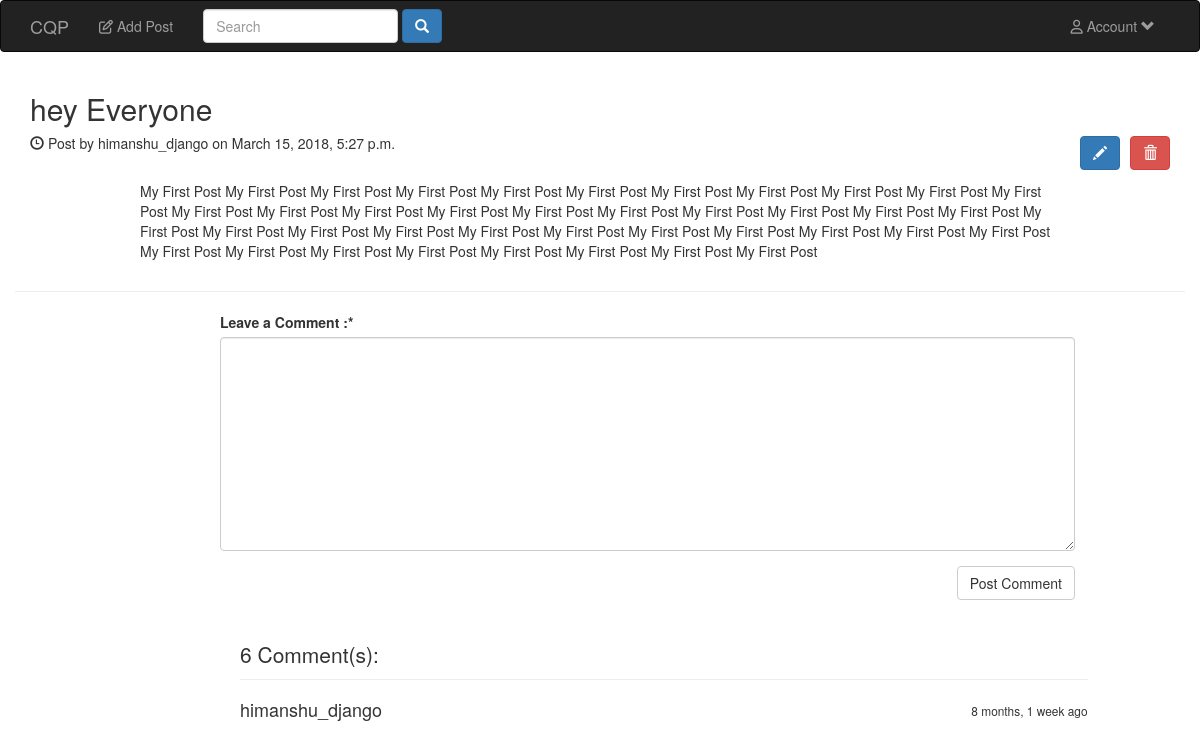
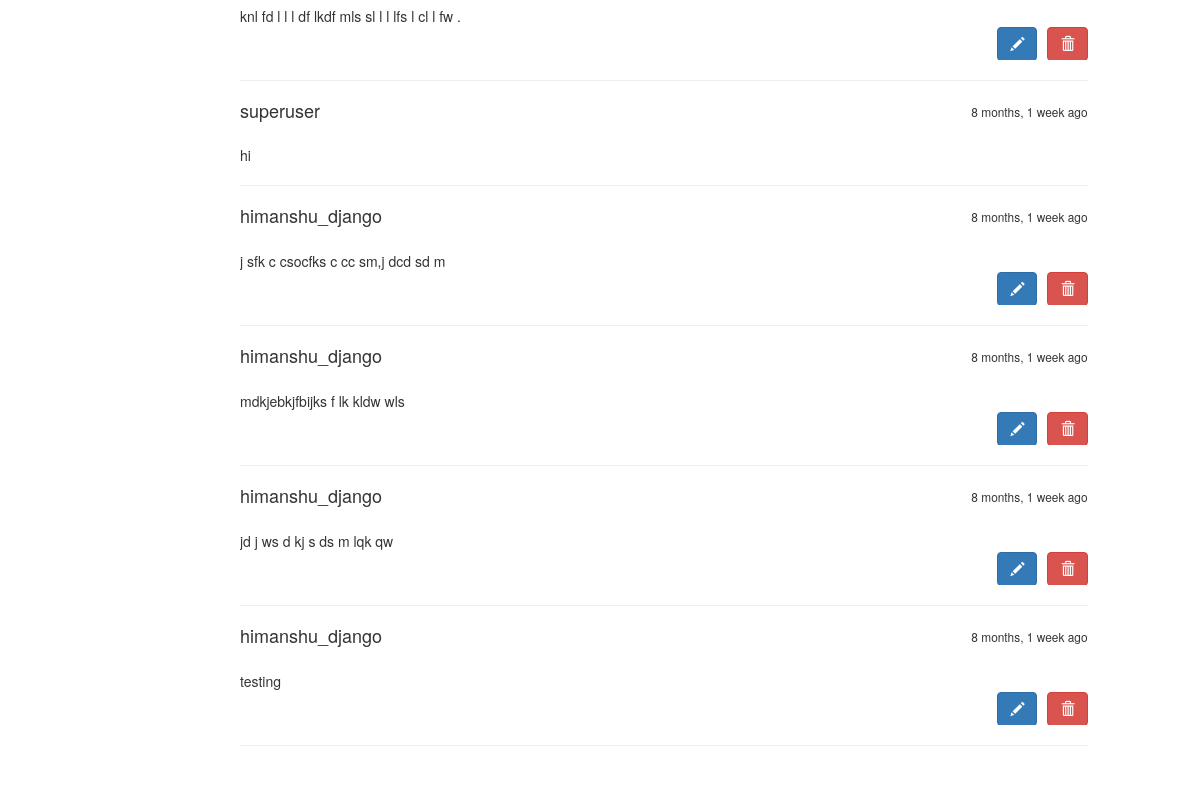
The page /post-detail/1/ (signed in) on the database as committed earlier (2 pictures, top to bottom).
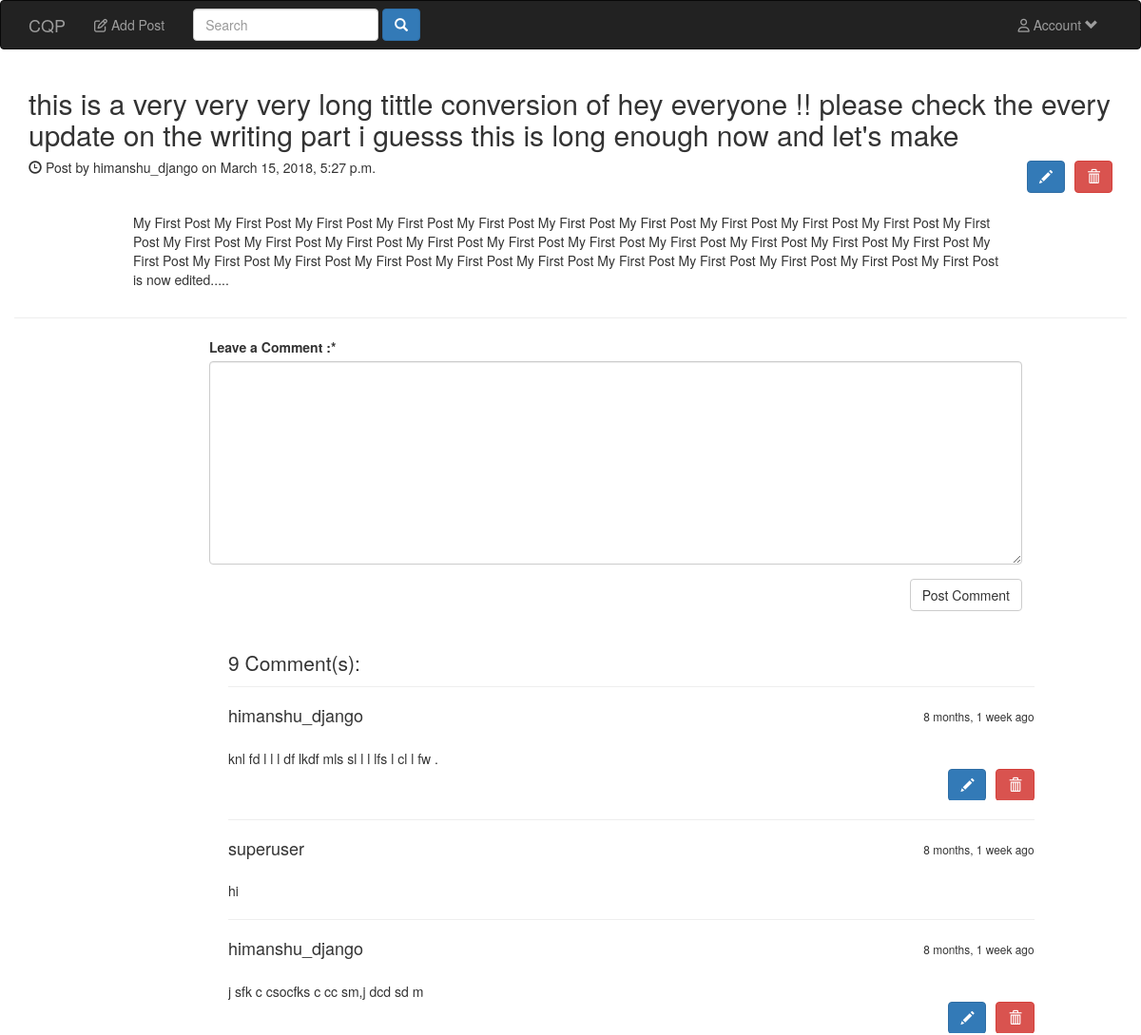
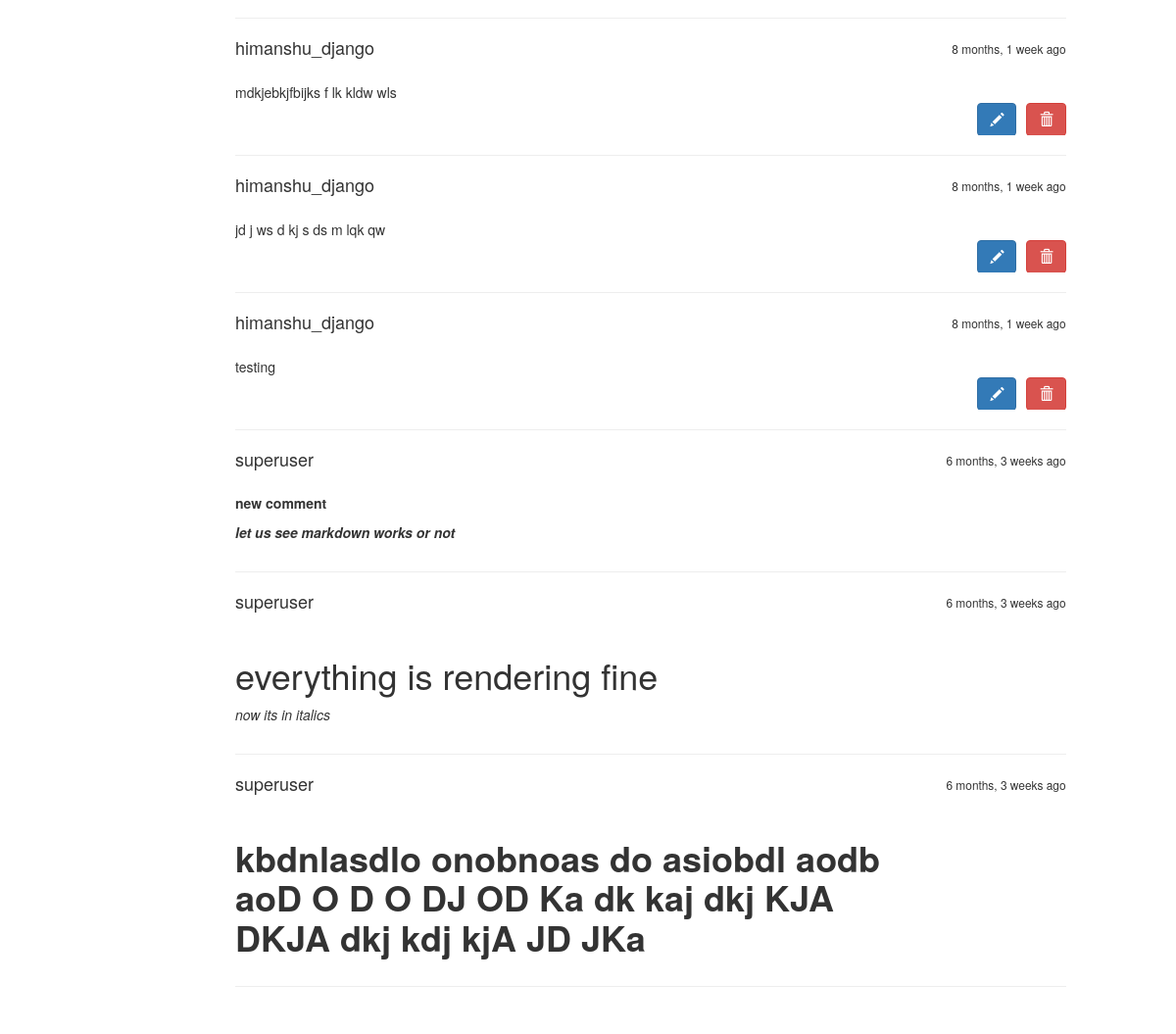
The same page on the database as committed later (2 pictures, top to bottom).
### Posts/models.py (models this page shows, shortened)
class Post(models.Model):
    title = models.CharField(verbose_name='Query Title', max_length=180)
    date = models.DateTimeField(auto_now=False, auto_now_add=True)
    user = models.ForeignKey(User, on_delete=models.CASCADE)
    body = RichTextUploadingField(verbose_name='Query Description', config_name='custom')

### Comments/models.py (models this page shows, shortened)
class Comment(models.Model):
    post = models.ForeignKey(Post, related_name='posts', on_delete=models.CASCADE)
    user = models.ForeignKey(User, on_delete=models.CASCADE)
    comments = RichTextUploadingField(verbose_name='Leave a Comment :', null=True, config_name='custom')
    created_date = models.DateTimeField(default=timezone.now)
    slug = models.SlugField()
    likes = models.ManyToManyField(User, related_name='likes')

### Posts/views.py (the view, shortened to what this page needs)
# urls.py: path('post-detail/<int:pk>/', login_required(post_views.PostDetail.as_view()), name='post_detail'),
class PostDetail(FormMixin, DetailView):
    template_name = 'post_detail.html'
    model = Post
    form_class = CommentForm
    def get_context_data(self, **kwargs):
        context = super(PostDetail, self).get_context_data(**kwargs)
        context['form'] = CommentForm(initial={'post': self.object})
        return context

### Comments/forms.py
class CommentForm(forms.ModelForm):
    comments = RichTextUploadingField()
    class Meta:
        model = Comment
        fields = ['comments']

### templates/post_detail.html (shortened to what this page needs)
{% extends 'base.html' %}
{% load crispy_forms_tags %}
{% block content %}
    <div class="container 1">
    <h2>{{ post.title }}</h2>
        <h5>
            <span class="glyphicon glyphicon-time"></span> Post by {{ post.user.username }} on {{ post.date }}
            {% if request.user == post.user %}
                <a href="{% url 'delete' pk=post.pk %}"><button style="margin-left: 10px" class="btn btn-danger glyphicon glyphicon-trash pull-right"></button></a>
                <a href="{% url 'edit' pk=post.pk %}"><button class="btn btn-primary glyphicon glyphicon-pencil pull-right"></button></a>
            {% endif %}
        </h5>
        <br>
        <div class="row col-md-10 col-md-offset-1">
        <p><span class="text-wrapper">{{ post.body|safe }}</span></p>
        </div>
    </div>
<hr>
    <div class="container 2">
        <div class="col-md-9 col-md-offset-2">
            <div class="row">
              <form role="form" method="POST">
                <div class="form-group">
                    {{ form|crispy }}
                </div>
                <button type="submit" class="btn btn-default pull-right">Post Comment</button>
              </form>
            </div>
        </div>
      <br><br>
            <div class="container">
            <div class="row">
                <div class="col-md-9 col-md-offset-2">
                  <div class="page-header">
                      {% if post.posts.count == 0 %}
                          <b class="lead">No Comments Yet</b>
                      {% else %}
                          <b class="lead">{{ post.posts.count }} Comment(s):</b>
                      {% endif %}
                  </div>
                   <div class="comments-list">
                       {% for comment in post.posts.all %}
                       <div class="media">
                           <p class="pull-right"><small>{{ comment.created_date|timesince }} ago</small></p>
                            <div class="media-body img-responsive">
                              <h4 class="media-heading user_name">{{ comment.user }}</h4>
                                <br>
                              {{ comment.comments|safe }}
                            </div>
                                {% if request.user == comment.user %}
                                    <a href="{% url 'delete' pk=comment.pk %}"><button style="margin-left: 10px" class="btn btn-danger glyphicon glyphicon-trash pull-right"></button></a>
                                    <a href="{% url 'edit' pk=comment.pk %}"><button class="btn btn-primary glyphicon glyphicon-pencil pull-right"></button></a>
                                {% endif %}
                          </div>
                           <hr>
                       {% endfor %}
                   </div>
                </div>
            </div>
        </div>
    </div>
{% endblock %}

### templates/base.html (shortened to what this page needs)
<!DOCTYPE HTML>
<html lang="en">
<head>
    {% load staticfiles %}
    <link rel="stylesheet" href="{% static 'assets/bootstrap/css/bootstrap.min.css' %}">
    <link rel="stylesheet" href="https://use.fontawesome.com/releases/v5.0.13/css/all.css"
>
    <link rel="stylesheet" href="//cdnjs.cloudflare.com/ajax/libs/highlight.js/9.12.0/styles/default.min.css">
</head>
<body>
        <nav class="navbar navbar-inverse" role="navigation">
    	  <div class="container">
		    <div class="navbar-header">
		      <a class="navbar-brand navbar-brand-centered" href="{% url 'home' %}">CQP</a>
		    </div>
		    <div class="collapse navbar-collapse" id="navbar-brand-centered">
		      {% if user.is_authenticated %}
                  <ul class="nav navbar-nav navbar-left">
                      <li><a href="{% url 'add-posts' %}"><i class="fa fa-pencil-square-o"></i> Add Post</a></li>
                      <li>
                          <form class="navbar-form navbar-right" action="{% url 'search' %}" role="search">
                            <div class="form-group">
                                <input type="text" name="mysearch" class="form-control" placeholder="Search">
                                <button type="submit" class="btn btn-primary"><span class="glyphicon glyphicon-search" aria-hidden="true"></span></button>
                            </div>
                          </form>
                      </li>
                  </ul>
                <ul class="nav navbar-nav navbar-right">
                      <li class="dropdown">
                    <a href="#" class="dropdown-toggle" data-toggle="dropdown">
                        <span class="far fa-user"></span> Account
                        <span class="glyphicon glyphicon-chevron-down"></span>
                    </a>
                </li>
                </ul>
                  {% else %}
                  <ul class="nav navbar-nav navbar-right">
                      <li><a href="{% url 'auth_login' %}"><i class="fa fa-sign-in"></i> Login</a></li>
                      <li><a href="{% url 'registration_register' %}"><i class="fa fa-user-plus"></i> Signup</a></li>
                  </ul>
                {% endif %}
		    </div>
		  </div>
		</nav>
    <div class="container">
        <div class="row">
            {% block content %}
            {% endblock %}
        </div>
    </div>
        <br>
        <br>
</body>
</html>

Rows that differ between the two databases and show on the page:
changed Post "himanshu_django": title "hey Everyone" → "this is a very very very long tittle conversion of hey everyone !! please check the every update on the writing part i guesss this is long enough now and let's make"; body "…Post My First Post My First Post My First Post My First Post My First Post My First Post My First Post My First Post My First Post" → "…Post My First Post is now edited....."; posts.count "6" → "9"
added Comment: created_date "6 months, 3 weeks", user "superuser", comments "new comment let us see markdown works or not"
added Comment: created_date "6 months, 3 weeks", user "superuser", comments "everything is rendering fine now its in italics"
added Comment: created_date "6 months, 3 weeks", user "superuser", comments "kbdnlasdlo onobnoas do asiobdl aodb aoD O D O DJ OD Ka dk kaj dkj KJA DKJA dkj kdj kjA JD JKa"
